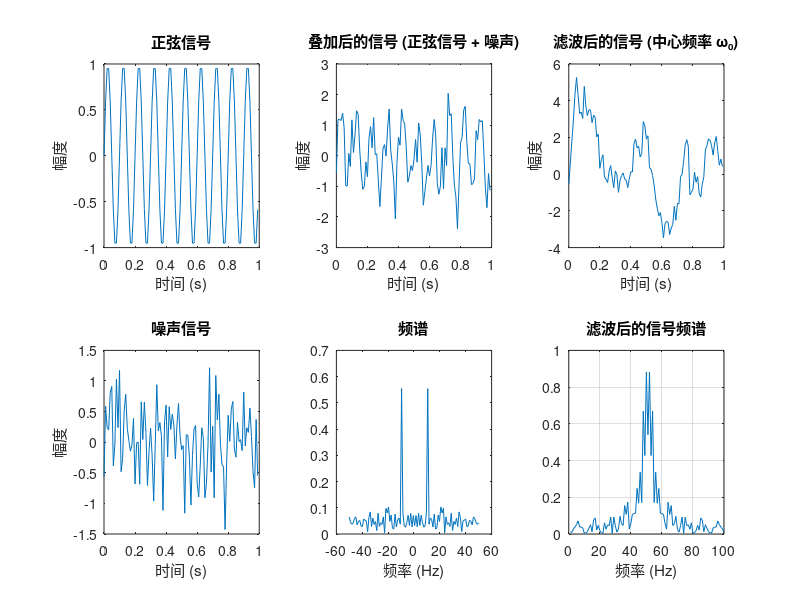

Reproduce this figure in MATLAB.
% 通信原理 实验 1 正弦波加高斯白噪声并通过窄带系统

clc;
clear;

% 1. 设置采样频率和时间间隔
Fs = 100;  % 采样频率为100Hz
Ts = 1/Fs;  % 采样时间间隔，单位秒

% 2. 生成正弦信号
f = 10;  % 正弦信号频率为10Hz
amp = 1;  % 正弦信号幅度
t = 0:Ts:1-Ts;  % 时间序列
sinusoidal_signal = amp * sin(2*pi*f*t);  % 正弦信号

% 3. 生成高斯白噪声
noise_power = 0.25;  % 噪声功率为0.25W
noise = sqrt(noise_power) * randn(size(t));  % 高斯白噪声

% 4. 叠加正弦信号和噪声信号
combined_signal = sinusoidal_signal + noise;

% 5. 绘制时域波形
subplot(2, 3, 1);
plot(t, sinusoidal_signal);
title('正弦信号');
xlabel('时间 (s)');
ylabel('幅度');
subplot(2, 3, 4);
plot(t,noise);
title('噪声信号');
xlabel('时间 (s)');
ylabel('幅度');
subplot(2, 3, 2);
plot(t, combined_signal);
title('叠加后的信号 (正弦信号 + 噪声)');
xlabel('时间 (s)');
ylabel('幅度');

% 6. 计算并绘制频谱
N = length(combined_signal);
fft_combined = fftshift(fft(combined_signal))/N; % 采样结果的N点FFT
frequencies = linspace(-Fs/2, Fs/2, N);
subplot(2, 3, 5);
plot(frequencies, abs(fft_combined));
title('频谱');
xlabel('频率 (Hz)');

% 7. 通过中心频率 omega0 的窄带系统
omega0 = 100;  % 自行设定中心频率为 100
filtered_signal = filter(ones(1, 10), 1, combined_signal); % 窄带滤波

% 8. 绘制通过后的时域波形和频谱
subplot(2, 3, 3);
plot(t, filtered_signal);
title('滤波后的信号 (中心频率 ω₀)');
xlabel('时间 (s)');
ylabel('幅度');
subplot(2, 3, 6);
plot(abs(fftshift(fft(filtered_signal))/N));
title('滤波后的信号频谱');
xlabel('频率 (Hz)');
grid on;
